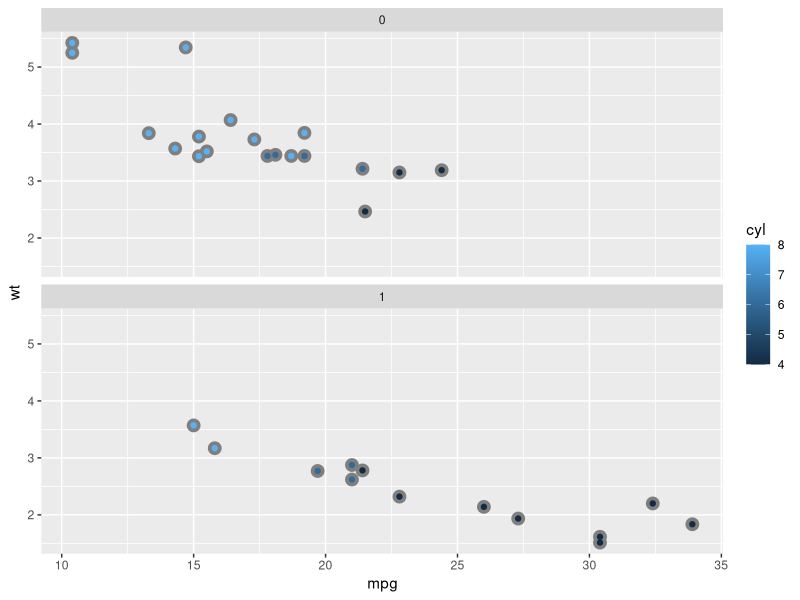

The R source for this figure:
## ---- chunk 1
knitr::opts_chunk$set(message = FALSE)
## ---- chunk 2
library(ggplot2)
p <- ggplot(mtcars, aes(mpg, wt)) +
 geom_point(colour='grey50', size = 4) +
 geom_point(aes(colour = cyl)) + facet_wrap(~am, nrow = 2)
str(p)
## ---- chunk 3
str(ggplot_build(p))
